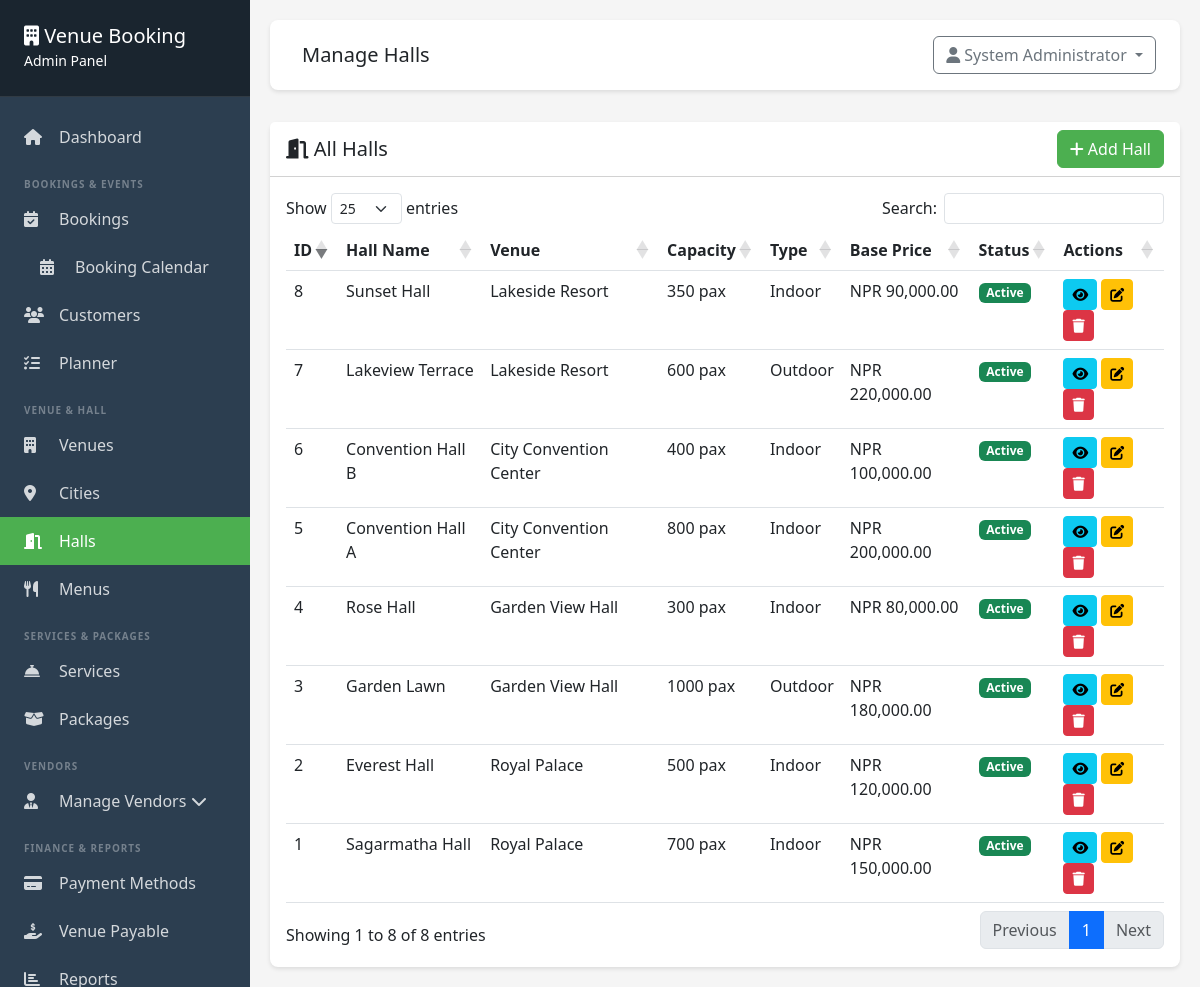
The page /admin/halls/index.php (signed in) on the database its author committed.
### tables this page shows
CREATE TABLE IF NOT EXISTS halls (
    id INT PRIMARY KEY AUTO_INCREMENT,
    venue_id INT NOT NULL,
    name VARCHAR(255) NOT NULL,
    capacity INT NOT NULL,
    hall_type ENUM('single', 'multiple') DEFAULT 'single',
    indoor_outdoor ENUM('indoor', 'outdoor', 'both') DEFAULT 'indoor',
    base_price DECIMAL(10, 2) NOT NULL,
    description TEXT,
    features TEXT,
    pano_image VARCHAR(255) DEFAULT NULL COMMENT '360° equirectangular panoramic image filename (stored in uploads/)',
    status ENUM('active', 'inactive') DEFAULT 'active',
    created_at TIMESTAMP DEFAULT CURRENT_TIMESTAMP,
    updated_at TIMESTAMP DEFAULT CURRENT_TIMESTAMP ON UPDATE CURRENT_TIMESTAMP,
    FOREIGN KEY (venue_id) REFERENCES venues(id) ON DELETE CASCADE
);

CREATE TABLE IF NOT EXISTS venues (
    id INT PRIMARY KEY AUTO_INCREMENT,
    name VARCHAR(255) NOT NULL,
    location VARCHAR(255) NOT NULL,
    city_id INT NULL,
    address TEXT,
    bank_details TEXT DEFAULT NULL COMMENT 'Bank account details for venue provider payment',
    qr_code VARCHAR(255) DEFAULT NULL COMMENT 'QR code image filename for venue provider payment scanning',
    description TEXT,
    image VARCHAR(255),
    contact_phone VARCHAR(20),
    contact_email VARCHAR(100),
    map_link VARCHAR(500) NULL,
    pano_image VARCHAR(255) DEFAULT NULL COMMENT '360° equirectangular panoramic image filename (stored in uploads/)',
    status ENUM('active', 'inactive') DEFAULT 'active',
    created_at TIMESTAMP DEFAULT CURRENT_TIMESTAMP,
    updated_at TIMESTAMP DEFAULT CURRENT_TIMESTAMP ON UPDATE CURRENT_TIMESTAMP,
    CONSTRAINT fk_venues_city FOREIGN KEY (city_id) REFERENCES cities(id) ON DELETE SET NULL
);

### includes/functions.php (called while the page is built, shortened)
<?php
function formatCurrency($amount) {
    $currency = getSetting('currency', 'NPR');
    return $currency . ' ' . number_format($amount, 2);
}
function getSetting($key, $default = '') {
    static $cache = [];
    if (array_key_exists($key, $cache)) {
        return $cache[$key];
    }
    $env_map = [
        'email_enabled'     => 'MAIL_NOTIFICATIONS_ENABLED',
        'email_from_name'   => 'MAIL_FROM_NAME',
        'email_from_address'=> 'MAIL_FROM_ADDRESS',
        'admin_email'       => 'MAIL_ADMIN_EMAIL',
        'smtp_enabled'      => 'MAIL_SMTP_ENABLED',
        'smtp_host'         => 'MAIL_HOST',
        'smtp_port'         => 'MAIL_PORT',
        'smtp_username'     => 'MAIL_USERNAME',
        'smtp_password'     => 'MAIL_PASSWORD',
        'smtp_encryption'   => 'MAIL_ENCRYPTION',
    ];
    try {
        $db = getDB();
        $stmt = $db->prepare("SELECT setting_value FROM settings WHERE setting_key = ?");
        $stmt->execute([$key]);
        $result = $stmt->fetch();
        $value = $result ? $result['setting_value'] : null;
        $cache[$key] = ($value !== null) ? $value : $default;
        return $cache[$key];
    } catch (Exception $e) {
        error_log("Error in getSetting for key '$key': " . $e->getMessage());
        if (isset($env_map[$key])) {
            $env_value = $_ENV[$env_map[$key]] ?? getenv($env_map[$key]);
            if ($env_value !== false && $env_value !== null) {
                $cache[$key] = $env_value;
                return $cache[$key];
            }
        }
        $cache[$key] = $default;
        return $default;
    }
}
    ?>

### admin/halls/index.php (the view, shortened to what this page needs)
<?php
require_once __DIR__ . '/../includes/header.php';
$db = getDB();
$stmt = $db->query("SELECT h.*, v.name as venue_name FROM halls h INNER JOIN venues v ON h.venue_id = v.id ORDER BY v.name, h.name");
$halls = $stmt->fetchAll();
?>
<div class="card">
    <div class="card-header bg-white d-flex justify-content-between align-items-center">
        <h5 class="mb-0"><i class="fas fa-door-open"></i> All Halls</h5>
        <a href="add.php" class="btn btn-success"><i class="fas fa-plus"></i> Add Hall</a>
    </div>
    <div class="card-body">
        <div class="table-responsive">
            <table class="table table-hover datatable">
                <thead>
                    <tr>
                        <th>ID</th>
                        <th>Hall Name</th>
                        <th>Venue</th>
                        <th>Capacity</th>
                        <th>Type</th>
                        <th>Base Price</th>
                        <th>Status</th>
                        <th>Actions</th>
                    </tr>
                </thead>
                <tbody>
                    <?php foreach ($halls as $hall): ?>
                        <tr>
                            <td><?php echo $hall['id']; ?></td>
                            <td><?php echo htmlspecialchars($hall['name']); ?></td>
                            <td><?php echo htmlspecialchars($hall['venue_name']); ?></td>
                            <td><?php echo $hall['capacity']; ?> pax</td>
                            <td><?php echo ucfirst($hall['indoor_outdoor']); ?></td>
                            <td><?php echo formatCurrency($hall['base_price']); ?></td>
                            <td><span class="badge bg-<?php echo $hall['status'] == 'active' ? 'success' : 'secondary'; ?>"><?php echo ucfirst($hall['status']); ?></span></td>
                            <td>
                                <a href="view.php?id=<?php echo $hall['id']; ?>" class="btn btn-sm btn-info" title="View"><i class="fas fa-eye"></i></a>
                                <a href="edit.php?id=<?php echo $hall['id']; ?>" class="btn btn-sm btn-warning" title="Edit"><i class="fas fa-edit"></i></a>
                                <form method="POST" action="delete.php" style="display: inline;" onsubmit="return confirm('Are you sure you want to delete this hall? This action cannot be undone.');">
                                    <button type="submit" class="btn btn-sm btn-danger" title="Delete"><i class="fas fa-trash"></i></button>
                                </form>
                            </td>
                        </tr>
                    <?php endforeach; ?>
                </tbody>
            </table>
        </div>
    </div>
</div>
<?php require_once __DIR__ . '/../includes/footer.php'; ?>

### css/nepali-date-picker.css (style rules this page uses)
:root { --nepali-picker-font: 'Noto Sans Devanagari', 'Inter', -apple-system, BlinkMacSystemFont, "Segoe UI", Roboto, "Helvetica Neue", Arial, sans-serif; }

### admin/includes/header.php (style rules this page uses)
:root { --primary-green: #4CAF50; --dark-green: #2E7D32; }
body { background: #f5f5f5; }
.card { border: none; border-radius: 8px; box-shadow: 0 2px 4px rgba(0,0,0,0.1); }
.btn-success { background: var(--primary-green); border-color: var(--primary-green); }

### rows shown on the page
halls: id "5", name "Convention Hall A", venue.name "City Convention Center", capacity "800", indoor_outdoor "Indoor", base_price "NPR 200,000.00", status "Active"
halls: id "6", name "Convention Hall B", venue.name "City Convention Center", capacity "400", indoor_outdoor "Indoor", base_price "NPR 100,000.00", status "Active"
halls: id "3", name "Garden Lawn", venue.name "Garden View Hall", capacity "1000", indoor_outdoor "Outdoor", base_price "NPR 180,000.00", status "Active"
halls: id "4", name "Rose Hall", venue.name "Garden View Hall", capacity "300", indoor_outdoor "Indoor", base_price "NPR 80,000.00", status "Active"
halls: id "7", name "Lakeview Terrace", venue.name "Lakeside Resort", capacity "600", indoor_outdoor "Outdoor", base_price "NPR 220,000.00", status "Active"
halls: id "8", name "Sunset Hall", venue.name "Lakeside Resort", capacity "350", indoor_outdoor "Indoor", base_price "NPR 90,000.00", status "Active"
halls: id "2", name "Everest Hall", venue.name "Royal Palace", capacity "500", indoor_outdoor "Indoor", base_price "NPR 120,000.00", status "Active"
halls: id "1", name "Sagarmatha Hall", venue.name "Royal Palace", capacity "700", indoor_outdoor "Indoor", base_price "NPR 150,000.00", status "Active"

### other values the page prints
$page_title "Manage Halls"
$current_user['full_name'] "System Administrator"
